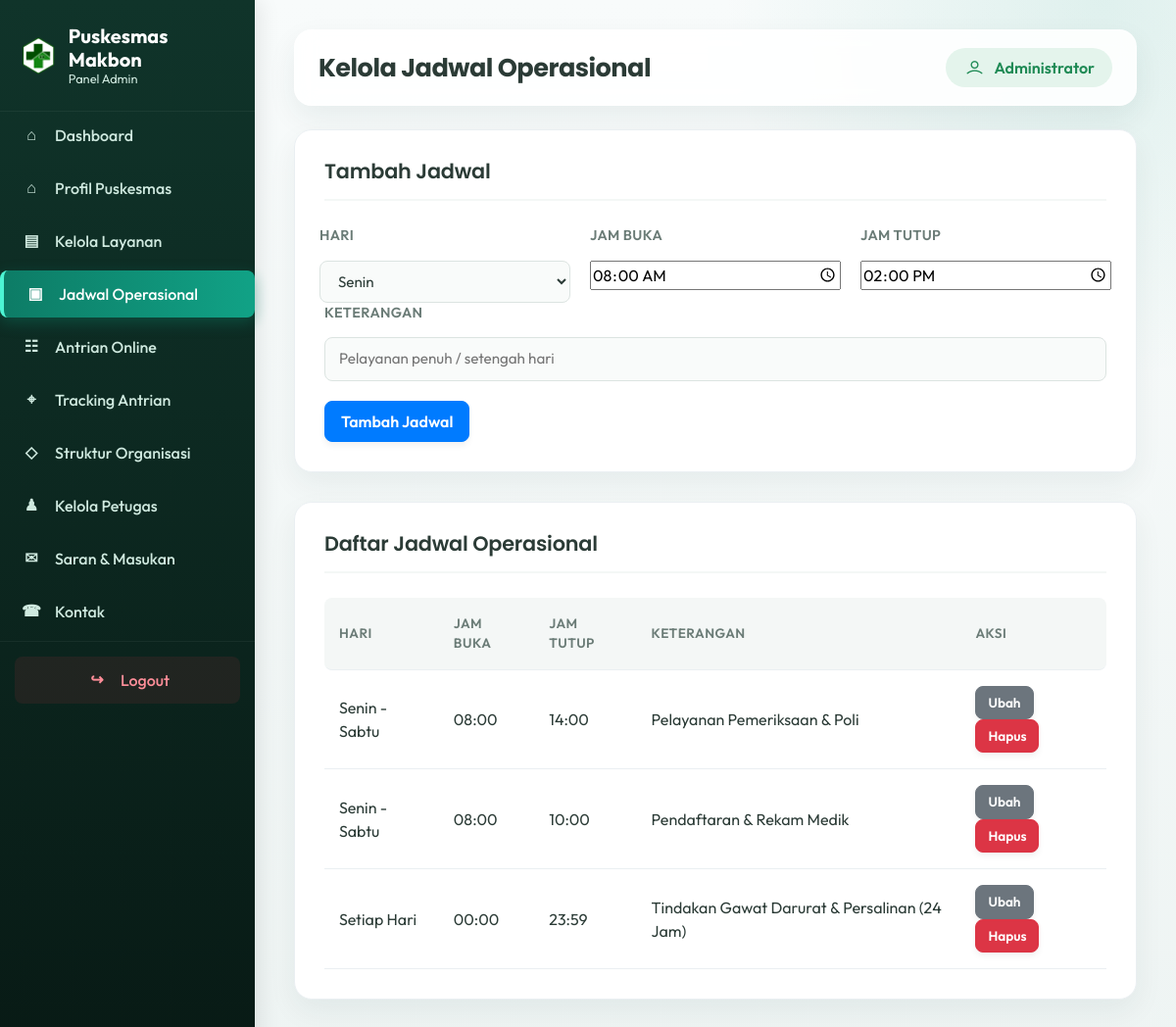
Screenshot of /admin/jadwal.php (signed in) with the database file from the repository.
### tables this page shows
CREATE TABLE `jadwal_operasional` (
  `id_jadwal` int NOT NULL,
  `hari` varchar(20) NOT NULL,
  `jam_buka` time NOT NULL,
  `jam_tutup` time NOT NULL,
  `keterangan` varchar(150) DEFAULT NULL,
  `id_petugas` int DEFAULT NULL
);

### includes/functions.php (called while the page is built, shortened)
<?php
function clean($str)
{
    return htmlspecialchars(trim($str ?? ''), ENT_QUOTES, 'UTF-8');
}

### admin/jadwal.php (the view, shortened to what this page needs)
<?php
require_once __DIR__ . '/../config/database.php';
$edit = null;
$daftar = $pdo->query("SELECT * FROM jadwal_operasional ORDER BY FIELD(hari,'Senin','Selasa','Rabu','Kamis','Jumat','Sabtu','Minggu')")->fetchAll();
$hariList = ['Senin','Selasa','Rabu','Kamis','Jumat','Sabtu','Minggu'];
require_once __DIR__ . '/includes/layout_top.php';
?>
<div class="panel">
    <div class="panel-head"><h2><?= $edit ? 'Ubah Jadwal' : 'Tambah Jadwal' ?></h2></div>
    <form method="POST">
        <div class="form-row">
            <div class="form-group">
                <label>Hari</label>
                <select name="hari" required>
                    <?php foreach ($hariList as $h): ?>
                    <option value="<?= $h ?>" <?= ($edit['hari'] ?? '') === $h ? 'selected' : '' ?>><?= $h ?></option>
                    <?php endforeach; ?>
                </select>
            </div>
            <div class="form-group">
                <label>Jam Buka</label>
                <input type="time" name="jam_buka" value="<?= clean(substr($edit['jam_buka'] ?? '08:00', 0, 5)) ?>" required>
            </div>
            <div class="form-group">
                <label>Jam Tutup</label>
                <input type="time" name="jam_tutup" value="<?= clean(substr($edit['jam_tutup'] ?? '14:00', 0, 5)) ?>" required>
            </div>
        </div>
        <div class="form-group">
            <label>Keterangan</label>
            <input type="text" name="keterangan" value="<?= clean($edit['keterangan'] ?? '') ?>" placeholder="Pelayanan penuh / setengah hari">
        </div>
        <button type="submit" class="btn btn-primary"><?= $edit ? 'Simpan Perubahan' : 'Tambah Jadwal' ?></button>
    </form>
</div>
<div class="panel">
    <div class="panel-head"><h2>Daftar Jadwal Operasional</h2></div>
    <table>
        <thead><tr><th>Hari</th><th>Jam Buka</th><th>Jam Tutup</th><th>Keterangan</th><th>Aksi</th></tr></thead>
        <tbody>
        <?php foreach ($daftar as $d): ?>
            <tr>
                <td><?= clean($d['hari']) ?></td>
                <td><?= substr($d['jam_buka'],0,5) ?></td>
                <td><?= substr($d['jam_tutup'],0,5) ?></td>
                <td><?= clean($d['keterangan']) ?></td>
                <td class="actions">
                    <a href="?edit=<?= $d['id_jadwal'] ?>" class="btn btn-secondary btn-sm">Ubah</a>
                    <a href="?hapus=<?= $d['id_jadwal'] ?>" class="btn btn-danger btn-sm" onclick="return confirm('Hapus jadwal ini?')">Hapus</a>
                </td>
            </tr>
        <?php endforeach; ?>
        </tbody>
    </table>
</div>
<?php require_once __DIR__ . '/includes/layout_bottom.php'; ?>

### assets/traveland/css/style.css (style rules this page uses)
body { font-family: "Poppins", sans-serif; font-weight: normal; font-style: normal; color: #747E88; }
* { margin: 0; padding: 0; -webkit-box-sizing: border-box; box-sizing: border-box; }
a { color: #EEC41E; }
i, span, a { display: inline-block; }
h1, h2, h3, h4, h5, h6 { font-family: "Poppins", sans-serif; font-weight: 700; color: #38424D; margin: 0px; }
h2 { font-size: 36px; }

### admin/includes/layout_top.php (style rules this page uses)
:root { --primary: #0d7c66; --primary-hover: #0a6552; --bg-color: #f4f7f6; --sidebar-bg: #112d27; --sidebar-hover: #18433a; --text-main: #2b3b36; --text-muted: #6b7c77; --border-color: #eaeff2; }
body { background-color: var(--bg-color); font-family: 'Outfit', sans-serif; color: var(--text-main); }
.panel { background: #fff; padding: 30px; border-radius: 16px; box-shadow: 0 5px 20px rgba(0,0,0,0.03); margin-bottom: 30px; border: 1px solid var(--border-color); }
.panel-head { margin-bottom: 25px; padding-bottom: 15px; border-bottom: 2px solid var(--bg-color); display: flex; justify-content: space-between; align-items: center; }
.panel-head h2 { margin: 0; font-size: 1.3rem; font-weight: 600; color: var(--text-main); }
.panel table { width: 100%; border-collapse: separate; border-spacing: 0; margin-top: 10px; }
.panel th, .panel td { padding: 16px 15px; border-bottom: 1px solid var(--border-color); text-align: left; vertical-align: middle; }
.panel th { background: var(--bg-color); font-weight: 600; color: var(--text-muted); text-transform: uppercase; font-size: 0.85rem; letter-spacing: 0.5px; }
.panel th:first-child { border-top-left-radius: 8px; border-bottom-left-radius: 8px; }
.panel th:last-child { border-top-right-radius: 8px; border-bottom-right-radius: 8px; }
.panel tbody tr { transition: all 0.2s; }
.btn { border-radius: 8px; font-weight: 500; padding: 8px 16px; transition: all 0.2s; }
.btn-sm { padding: 6px 12px; font-size: 0.85rem; }
.form-control, .panel input[type="text"], .panel input[type="email"], .panel input[type="number"], .panel input[type="password"], .panel input[type="file"], .panel input[type="date"], .panel select, .panel textarea { width: 100%; border-radius: 8px; border: 1px solid #dce4e1; padding: 10px 14px; font-size: 0.95rem; font-family: 'Outfit', sans-serif; color: var(--text-main); background: #f9fbfa; transition: border-color 0.2s, box-shadow 0.2s; box-sizing: border-box; }
.form-group { margin-bottom: 20px; display: flex; flex-direction: column; gap: 6px; }
.form-group label { font-weight: 600; font-size: 0.9rem; color: var(--text-muted); text-transform: uppercase; letter-spacing: 0.4px; }
.form-row { display: grid; grid-template-columns: repeat(auto-fit, minmax(220px, 1fr)); gap: 20px; margin-bottom: 0; }
.form-row .form-group { margin-bottom: 0; }
.btn { border-radius: 8px !important; font-weight: 600 !important; box-shadow: 0 4px 6px rgba(0,0,0,0.05); transition: all 0.2s ease; }
body { background: #eef4f3 !important; }
.panel { border-radius: 18px; box-shadow: 0 12px 30px rgba(20, 58, 52, .06); }
.panel-head h2 { letter-spacing: -.01em; }
.panel table { overflow: hidden; }
.dashboard-intro, .stat-card-modern, .panel { animation: dashboardReveal .45s ease both; }

### rows the page displays
jadwal_operasional: hari "Senin - Sabtu", jam_buka "08:00", jam_tutup "14:00", keterangan "Pelayanan Pemeriksaan & Poli"
jadwal_operasional: hari "Senin - Sabtu", jam_buka "08:00", jam_tutup "10:00", keterangan "Pendaftaran & Rekam Medik"
jadwal_operasional: hari "Setiap Hari", jam_buka "00:00", jam_tutup "23:59", keterangan "Tindakan Gawat Darurat & Persalinan (24 Jam)"

### other values shown
$page_title "Kelola Jadwal Operasional"
$_SESSION['admin_nama'] "Administrator"
form field hari "Senin"
